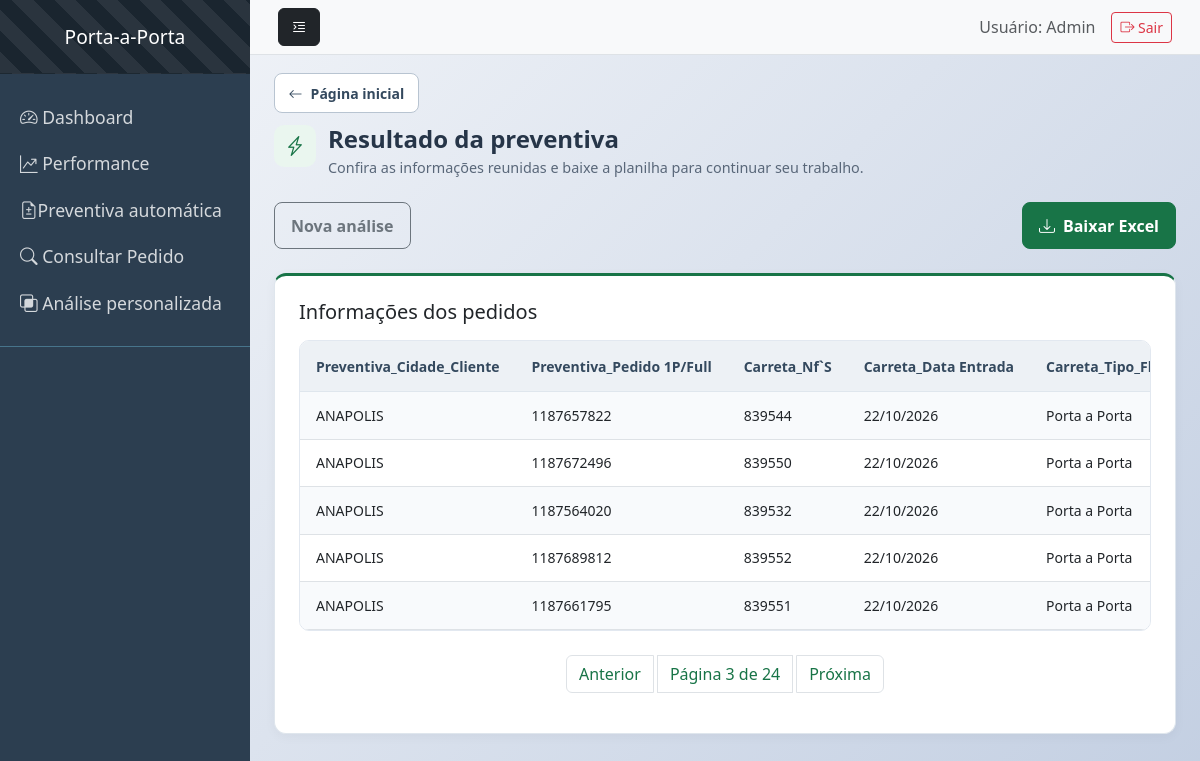
Page /analisar_dados?pagina=3 on the committed database.
### tables this page shows
CREATE TABLE "analise_resultado" (
"Preventiva_Cidade_Cliente" TEXT,
  "Preventiva_Pedido 1P/Full" TEXT,
  "Carreta_Nf`S" TEXT,
  "Carreta_Data Entrada" TEXT,
  "Carreta_Tipo_Fluxo" TEXT,
  "Mobile_Tipo" TEXT,
  "Mobile_Entregador" TEXT,
  "Esl_Última Ocorrência/Observações" TEXT,
  "Esl_Pessoa/Nome" TEXT,
  "Esl_Última Ocorrência/Data Ocorrência" TEXT,
  "Bipe_Prod_Status_Deposito" TEXT,
  "Bipe_Notas_Ocorrencia" TEXT,
  "Chave_nf-e" TEXT,
  "data_analise" TEXT
);

### app/routes.py (the view)
@rotas.route('/analisar_dados')
def analisar_dados():
    return analisar_preventiva(request)

### app/services.py (called while the page is built, shortened)
def analisar_preventiva(request):
    pagina = request.args.get('pagina', 1, type=int)
    processar = request.args.get('processar', 'false').lower() == 'true'
    itens_por_pg = 5
    try:
        lista_dados, total_itens = buscar_dados_paginados(pagina, itens_por_pg)
    except Exception as e:
        return render_template('erro.html', erro=f"Erro ao buscar dados: {e}")
    total_paginas = (total_itens + itens_por_pg - 1) // itens_por_pg
    dados_formatados = {
        "Excel": lista_dados,
        "pagina_atual": pagina,
        "total_paginas": total_paginas
    }
    return render_template('resultado_preventiva.html', dados=dados_formatados)

### db/db_preventiva.py (called while the page is built)
def buscar_dados_paginados(pagina, itens_por_pagina=10):
    conn = sqlite3.connect(DB_PATH)
    offset = (pagina - 1) * itens_por_pagina
    query = f"SELECT * FROM analise_resultado LIMIT {itens_por_pagina} OFFSET {offset}"
    df = pd.read_sql(query, conn)
    total_registros = conn.execute("SELECT COUNT(*) FROM analise_resultado").fetchone()[0]
    conn.close()
    return df.to_dict(orient='records'), total_registros

### app/templates/resultado_preventiva.html (shortened to what this page needs)
{% extends 'base_modulo.html' %}
{% from 'componentes/modulos.html' import cabecalho %}
{% block modulo_tema %}tema-preventiva{% endblock %}
{% block modulo_conteudo %}
    {{ cabecalho('Resultado da preventiva', 'Confira as informações reunidas e baixe a planilha para continuar seu trabalho.', 'bi-lightning-charge', 'Rotina pronta') }}
    <div class="modulo-acoes mb-4">
        <a href="{{ url_for('rotas.limpar_arquivo') }}" class="btn btn-outline-secondary">Nova análise</a>
        <a href="{{ url_for('rotas.baixar_relatorio_preventiva') }}" class="btn btn-modulo"><i class="bi bi-download me-2" aria-hidden="true"></i>Baixar Excel</a>
    </div>
    <section class="card painel-modulo"><div class="card-body">
        <h2 class="h5 mb-3">Informações dos pedidos</h2>
        {% if dados.Excel %}
            <div class="table-responsive tabela-preventiva" tabindex="0" aria-label="Resultado da preventiva; role para ver todas as colunas">
                <table class="table table-striped table-hover">
                    <thead><tr>{% for coluna in dados.Excel[0].keys() %}<th scope="col">{{ coluna }}</th>{% endfor %}</tr></thead>
                    <tbody>{% for linha in dados.Excel %}<tr>{% for valor in linha.values() %}<td>{{ valor }}</td>{% endfor %}</tr>{% endfor %}</tbody>
                </table>
            </div>
            {% if dados.total_paginas > 1 %}
                <nav class="mt-4" aria-label="Páginas do resultado"><ul class="pagination justify-content-center">
                    <li class="page-item {% if dados.pagina_atual <= 1 %}disabled{% endif %}">
                        {% if dados.pagina_atual > 1 %}<a class="page-link" href="{{ url_for('rotas.analisar_dados', pagina=dados.pagina_atual-1) }}">Anterior</a>{% else %}<span class="page-link">Anterior</span>{% endif %}
                    </li>
                    <li class="page-item"><span class="page-link" aria-current="page">Página {{ dados.pagina_atual }} de {{ dados.total_paginas }}</span></li>
                    <li class="page-item {% if dados.pagina_atual >= dados.total_paginas %}disabled{% endif %}">
                        {% if dados.pagina_atual < dados.total_paginas %}<a class="page-link" href="{{ url_for('rotas.analisar_dados', pagina=dados.pagina_atual+1) }}">Próxima</a>{% else %}<span class="page-link">Próxima</span>{% endif %}
                    </li>
                </ul></nav>
            {% endif %}
        {% else %}
            <div class="estado-vazio"><i class="bi bi-search" aria-hidden="true"></i><p>Nenhum resultado disponível.</p><span>Confira os arquivos selecionados e faça uma nova análise.</span></div>
        {% endif %}
    </div></section>
{% endblock %}

### app/static/css_corporativo/style_corporativo.css (style rules this page uses)
body { font-family: 'Segoe UI', Tahoma, Geneva, Verdana, sans-serif; overflow-x: hidden; }
.card { transition: transform 0.2s; }

### app/static/style_preventiva/analise_preventiva.css (style rules this page uses)
body { background: linear-gradient(135deg, #f5f7fa 0%, #c3cfe2 100%); min-height: 100vh; font-family: 'Segoe UI', Tahoma, Geneva, Verdana, sans-serif; }

### app/static/css_modulos/modulos.css (style rules this page uses)
.modulo-pagina .card { border: 1px solid #dfe6ed; border-radius: 12px; box-shadow: 0 3px 12px rgb(0 0 0 / 4%); }
.modulo-pagina .painel-modulo { border-top: 3px solid var(--modulo-cor); }
.modulo-pagina .card-body { padding: 1.5rem; }
.modulo-acoes, .modulo-linha { display: flex; align-items: center; justify-content: space-between; flex-wrap: wrap; gap: .8rem; }
.modulo-acoes { margin-top: 1.5rem; }
.modulo-pagina .btn { border-radius: 8px; padding: .65rem 1rem; font-weight: 600; }
.modulo-pagina .btn-modulo { color: #fff; background: var(--modulo-cor); border: 1px solid var(--modulo-cor); }
.modulo-pagina :is(a, button, input, select):focus-visible { outline: 3px solid #215bc1; outline-offset: 3px; }
.modulo-pagina .table-responsive { border: 1px solid #e2e8f0; border-radius: 10px; }
.modulo-pagina .table { margin-bottom: 0; font-size: .875rem; --bs-table-striped-bg: #f8fafc; }
.modulo-pagina .table th { background: #edf1f5; color: #34495e; font-weight: 600; padding: .9rem 1rem; border-color: #dfe6ed; }
.modulo-pagina .table td { padding: .8rem 1rem; vertical-align: middle; }
.tabela-preventiva { max-height: 60vh; }
.tabela-preventiva th, .tabela-preventiva td { white-space: nowrap; }
.modulo-pagina .pagination { flex-wrap: wrap; gap: .25rem; }
.modulo-pagina .page-link { color: var(--modulo-cor); }

### rows in the picture
analise_resultado: Preventiva_Cidade_Cliente "ANAPOLIS", valor "1187657822", valor "839544", Carreta_Data Entrada "22/10/2026", Carreta_Tipo_Fluxo "Porta a Porta"
analise_resultado: Preventiva_Cidade_Cliente "ANAPOLIS", valor "1187672496", valor "839550", Carreta_Data Entrada "22/10/2026", Carreta_Tipo_Fluxo "Porta a Porta"
analise_resultado: Preventiva_Cidade_Cliente "ANAPOLIS", valor "1187564020", valor "839532", Carreta_Data Entrada "22/10/2026", Carreta_Tipo_Fluxo "Porta a Porta"
analise_resultado: Preventiva_Cidade_Cliente "ANAPOLIS", valor "1187689812", valor "839552", Carreta_Data Entrada "22/10/2026", Carreta_Tipo_Fluxo "Porta a Porta"
analise_resultado: Preventiva_Cidade_Cliente "ANAPOLIS", valor "1187661795", valor "839551", Carreta_Data Entrada "22/10/2026", Carreta_Tipo_Fluxo "Porta a Porta"

### other values in the picture
{{ titulo }} "Resultado da preventiva"
{{ descricao }} "Confira as informações reunidas e baixe a planilha para continuar seu trabalho."
{{ coluna }} "Preventiva_Cidade_Cliente" "Preventiva_Pedido 1P/Full" "Carreta_Nf`S" "Carreta_Data Entrada"
{{ dados.pagina_atual }} "3"
{{ dados.total_paginas }} "24"
